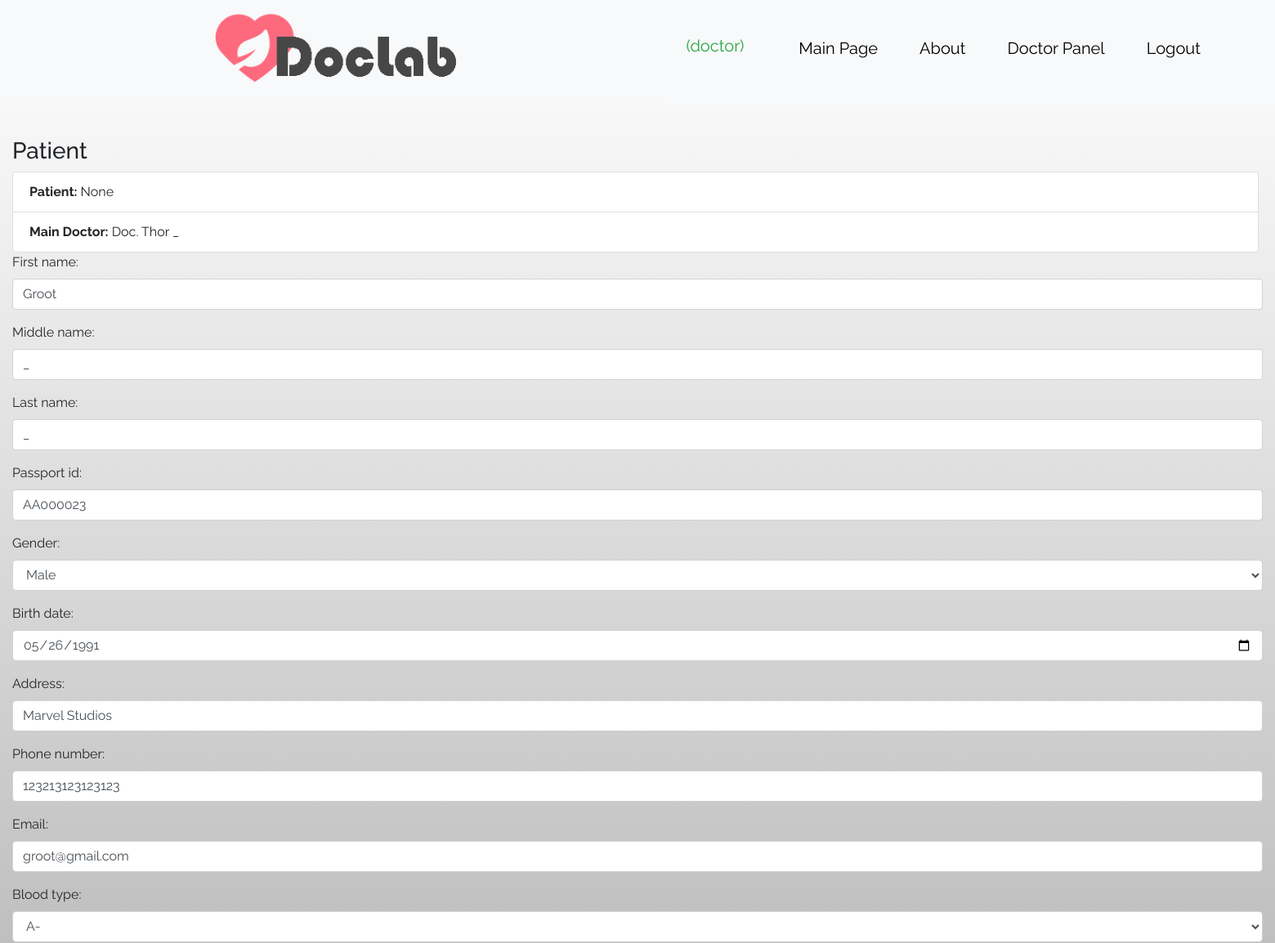
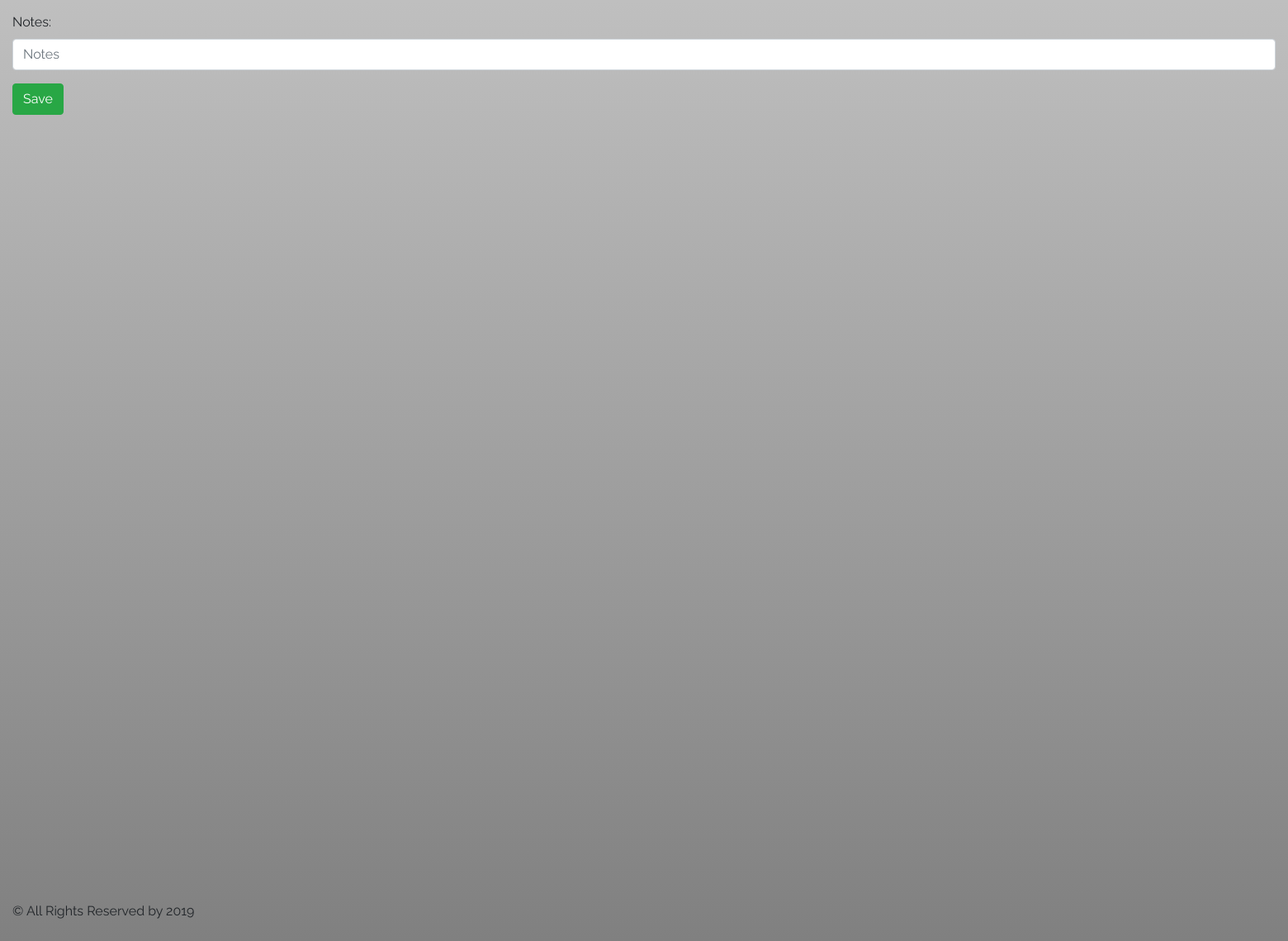
Page /doctor/patient/3/update/ (signed in) on the committed database (2 pictures, top to bottom).
### doctor/models.py (models this page shows, shortened)
class UserProfile(AbstractBaseUser, PermissionsMixin):
    accType = (
        (0, 'Unknown'),
        (1, 'Doctor'),
        (2, 'LabAssistant'),
        (3, 'Patient'),
        (4, 'Admin'),
    )
    username = models.CharField(max_length=25, unique=True)
    email = models.EmailField(unique=True)
    is_active = models.BooleanField(default=True)
    is_staff = models.BooleanField(default=False)
    acc_type = models.IntegerField(choices=accType, default=0)
    pat_ref = models.OneToOneField(Patient, on_delete=models.CASCADE, null=True, blank=True, unique=True)
    doc_ref = models.ForeignKey(Doctor, on_delete=models.CASCADE, null=True, blank=True)
    USERNAME_FIELD = "username"
    objects = UserManager()
    REQUIRED_FIELDS = ["email"]

class Doctor(models.Model):
    GENDER = (
        (0, 'Male'),
        (1, 'Female')
    )
    first_name = models.CharField(max_length=45)
    middle_name = models.CharField(max_length=45)
    last_name = models.CharField(max_length=45)
    gender = models.BooleanField(choices=GENDER, default=0)
    post = models.CharField(max_length=45, blank=True)
    phone_number = models.CharField(max_length=15, blank=True)
    address = models.CharField(max_length=90, blank=True)
    email = models.CharField(max_length=254, blank=True)
    exam_room = models.CharField(max_length=6, blank=True)
    def __str__(self):
        return 'Doc. ' + self.first_name + ' ' + self.last_name

class Patient(models.Model):
    BLOOD_TYPE = (
        (0, 'O+'),
        (1, 'O-'),
        (2, 'B-'),
        (3, 'B+'),
        (4, 'A-'),
        (5, 'A+'),
        (6, 'AB-'),
        (7, 'AB+')
    )
    GENDER = (
        (0, 'Male'),
        (1, 'Female')
    )
    first_name = models.CharField(max_length=45)
    middle_name = models.CharField(max_length=45)
    last_name = models.CharField(max_length=45)
    passport_id = models.CharField(max_length=8, default='AA000000')
    gender = models.BooleanField(choices=GENDER, default=0)
    birth_date = models.DateField(blank=True, default=timezone.now)
    address = models.CharField(max_length=90, blank=True)
    phone_number = models.CharField(max_length=15, blank=True)
    email = models.CharField(max_length=254, blank=True)
    blood_type = models.IntegerField(choices=BLOOD_TYPE)
    notes = models.TextField(max_length=1000, blank=True)
    doctor_id = models.ForeignKey(Doctor, on_delete=models.SET_NULL, null=True)

### doctor/views.py (the view)
# urls.py: path('patient/<int:pk>/update/', views.patient_update_form_view, name='update_patient'),
def patient_update_form_view(request, pk):
    pat = Patient.objects.get(pk=pk)
    form = PatientForm(instance=pat)
    if request.method == 'POST':
        form = PatientForm(request.POST, instance=pat)
        if form.is_valid():
            form.save()
    context = {
        'form': form
    }
    if form.is_valid():
        data = form.save()
        return HttpResponseRedirect(reverse('doctor:patient_details',
                                            kwargs={'pk': data.pk}))
    return render(request, 'doctor/forms/patient_form.html', context)

### doctor/templates/doctor/forms/patient_form.html (shortened to what this page needs)
{% extends 'extends/base.html' %}
{% block content %}
    <div class="container-fluid">
        <h3>Patient</h3>
        <ul class="list-group">
            <li class="list-group-item"><b>Patient:</b>  {{ user.pat_ref }}</li>
            <li class="list-group-item"><b>Main Doctor:</b>  {{ user.doc_ref }}</li>
        </ul>
        <form method="post">
            {{ form.as_p }}
            <input type="submit" class="btn btn-success" value="Save"/>
        </form>
    </div>
{% endblock %}

### main/templates/extends/header.html (shortened to what this page needs)
{% load static %}
<!DOCTYPE html>
<html lang="en">
<head>
    <link rel="stylesheet" href="{% static 'main/images/style1.css' %}">
</head>
<body>
<header>
    <nav class="navbar navbar-expand-sm bg-light">
        <ul class="navbar-nav mr-auto">
            <div class="logo">
                <a href="{% url 'main:index' %}"><img class="graficlogo" src="{% static 'main/images/logo.png' %}"></a>
            </div>
            <nav class="navbar navbar-expand-sm bg-light">
                <ul class="navbar-nav mr-auto">
                    {% if user.is_authenticated %}
                        <li class="nav-item active">
                            <a class="navbar-brand nav-link text-success">
                                ({{ user.username }})
                            </a>
                        </li>
                    {% endif %}
                    <li class="nav-item">
                        <a class="nav-link" href="{% url 'main:index' %}">Main Page</a>
                    </li>
                    <li class="nav-item">
                        <a class="nav-link" href="{% url 'main:info' %}">About</a>
                    </li>
                    {% if user.is_authenticated %}
                        {% if user.acc_type == 1 %}
                            <li class="nav-item">
                                <a class="nav-link" href="{% url 'doctor:index' %}">Doctor Panel</a>
                            </li>
                        {% elif user.acc_type == 2 %}
                            <li class="nav-item">
                                <a class="nav-link" href="{% url 'lab:index' %}">Lab Tests Panel</a>
                            </li>
                        {% elif user.acc_type == 3 %}
                            <li class="nav-item">
                                <a class="nav-link" href="{% url 'patient:index' %}">Actions</a>
                            </li>
                        {% endif %}
                    {% endif %}
                    {% if user.is_authenticated %}
                        <li class="nav-item mr-auto">
                            <a class="nav-link " href="{% url 'logout' %}">Logout</a>
                        </li>
                    {% else %}
                        <li class="nav-item mr-auto">
                            <a class="nav-link mr-auto" href="{% url 'login' %}">Login</a>
                        </li>
                    {% endif %}
                </ul>
            </nav>
        </ul>
    </nav>
<br>
<br>
</header>
</body>
</html>

### main/static/main/style.css (style rules this page uses)
body { padding-bottom: 1000px; background-image: linear-gradient(white, grey); }
ul { height: 100%; padding: 0px 5px 0px 20px; }
a { color: #17a2b8; }

### main/static/main/images/style1.css (style rules this page uses)
* { margin: 0; padding: 0; }
a { text-decoration: none; }
li { text-decoration: none; list-style: none; }
body { font-family: 'Raleway', sans-serif; }
.logo { width: 100%; display: flex; justify-content: center; }
.graficlogo { padding: 5px; max-width: 100%; height: 100px; box-sizing: border-box; }
nav { margin: auto; width: 1600px; height: 120px; }
.nav-item { background-color: none; font-size: 19px; margin-top: 20px; padding-right: 35px; }
.nav-item a { color: #000; text-align: center; font-size: 20px; }

### rows in the picture
UserProfile: username "doctor", pat_ref "None", doc_ref "Doc. Thor _"
Patient: first_name "Groot", middle_name "_", last_name "_", passport_id "AA000023", gender "Male", birth_date "05/26/1991", address "Marvel Studios", phone_number "123213123123123", email "groot@gmail.com", blood_type "A-"
